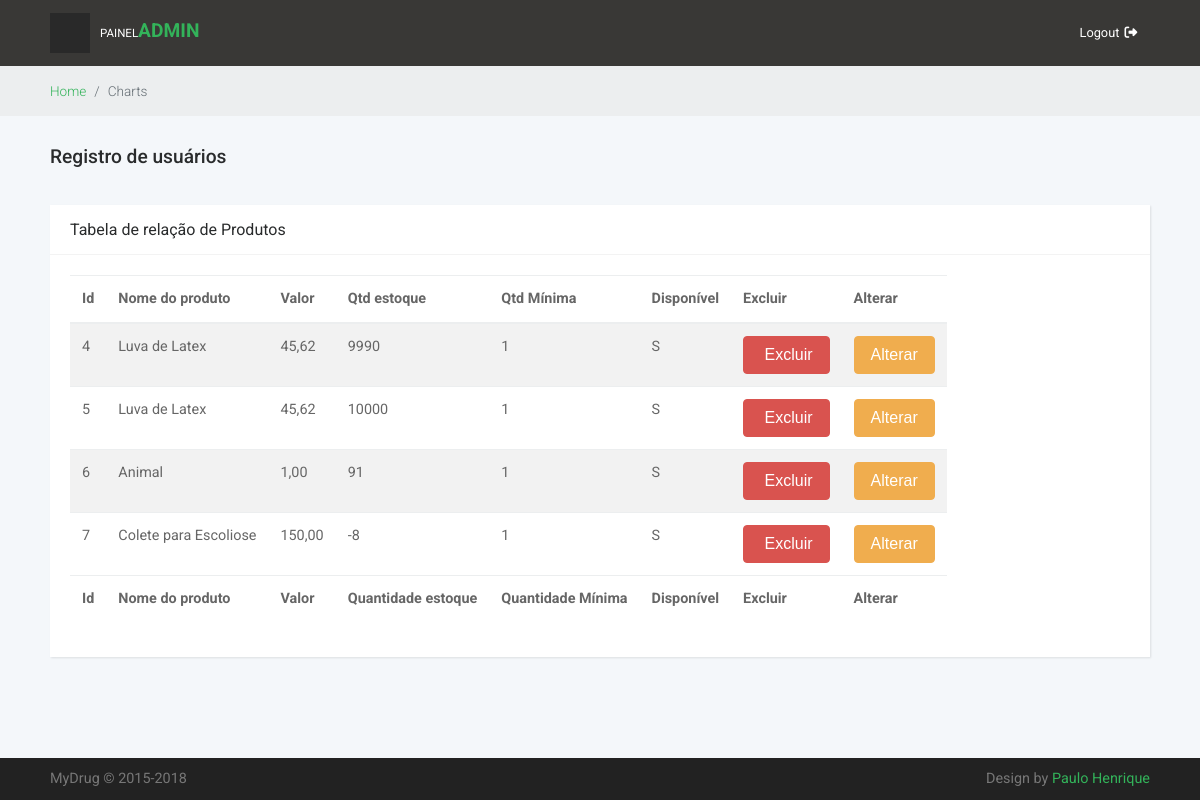
/Farmacia/consultaProduto.php (signed in), run on an earlier commit of the app's database.
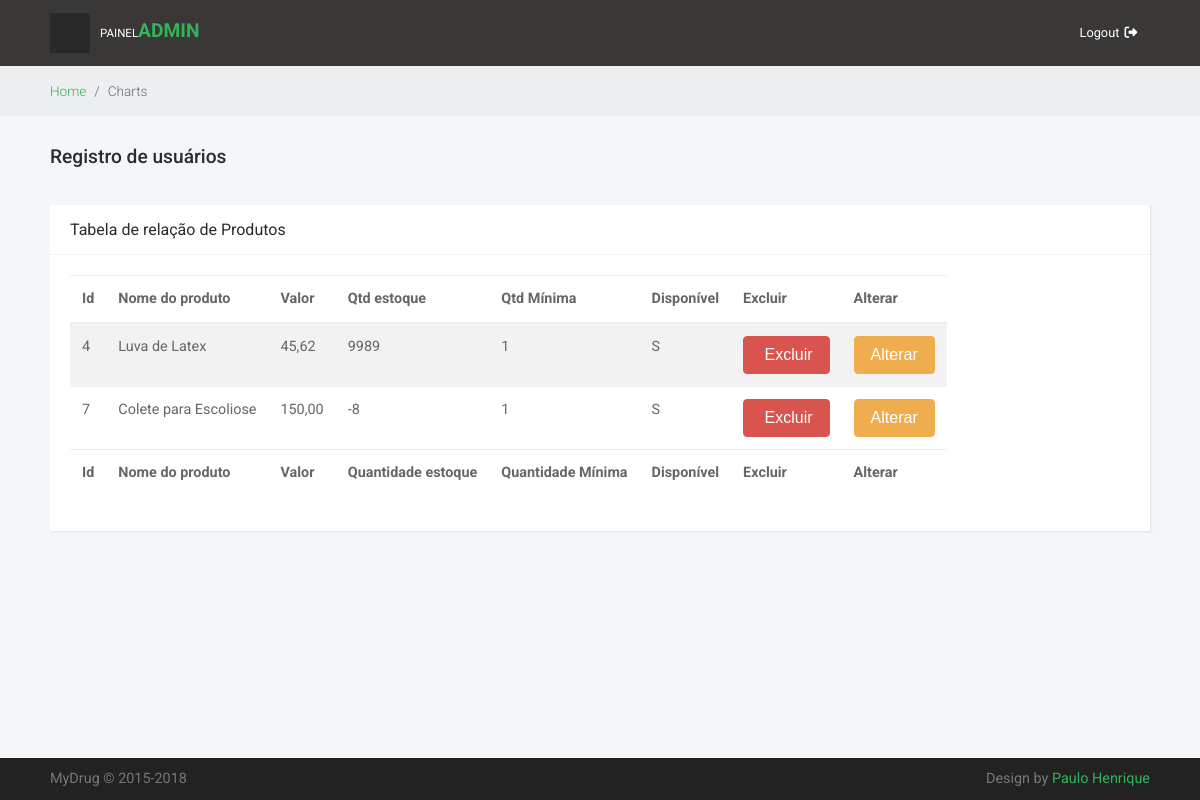
And on a later commit of the database.
### tables this page shows
CREATE TABLE `produtos` (
  `id_produto` int(11) NOT NULL,
  `id_categoria` int(10) NOT NULL,
  `id_empresa` int(11) NOT NULL,
  `nome` varchar(255) NOT NULL,
  `valor` varchar(50) NOT NULL,
  `foto_principal` varchar(255) NOT NULL,
  `quantidade` int(15) NOT NULL,
  `quantidade_minima` int(15) NOT NULL,
  `descricao` text NOT NULL,
  `data_cadastro` datetime DEFAULT NULL,
  `disponivel` enum('S','N') DEFAULT 'N'
);

### Farmacia/consultaProduto.php (the view, shortened to what this page needs)
<?php include("inicio.php"); include ("../conexao.php");
?>
      <div class="breadcrumb-holder">
        <div class="container-fluid">
          <ul class="breadcrumb">
            <li class="breadcrumb-item"><a href="index.php">Home</a></li>
            <li class="breadcrumb-item active">Charts</li>
          </ul>
        </div>
      </div>
      <section class="charts">
        <div class="container-fluid">
          <header>
            <h1 class="h3">Registro de usuários</h1>
          </header>
          <div class="row">
            <div class="col-lg-12">
              <div class="card">
                <div class="card-header d-flex align-items-center">
                  <h2 class="h5 display">Tabela de relação de Produtos</h2>
                </div>
                <div class="card-block">
                  <table class="table table-responsive table-striped table-hover" id="example" class="display" cellspacing="0" width="100%">
                    <thead>
                      <tr>
                        <th>Id</th>
                        <th>Nome do produto</th>
                        <th>Valor</th>
                        <th>Qtd estoque</th>
                        <th>Qtd Mínima</th>
                        <th>Disponível</th>
                        <th>Excluir</th>
                        <th>Alterar</th>
                      </tr>
                    </thead>
                      <tfoot>
                        <tr>
                        <th>Id</th>
                        <th>Nome do produto</th>
                        <th>Valor</th>
                        <th>Quantidade estoque</th>
                        <th>Quantidade Mínima</th>
                        <th>Disponível</th>
                        <th>Excluir</th>
                        <th>Alterar</th>
                      </tr>
                      </tfoot>
				<tbody>
					<?php
						$id_empresa = $_SESSION['id_empresa'];
						$sql = "select * from produtos where id_empresa='$id_empresa'";
						$resultado = $conexao->query($sql);
						while($linha = $resultado->fetch_object())
						{
							echo "<tr>
									<td>$linha->id_produto</td>
									<td>$linha->nome</td>
									<td>$linha->valor</td>
									<td>$linha->quantidade</td>
									<td>$linha->quantidade_minima</td>
									<td>$linha->disponivel</td>
									<td><button type=\"button\"  class=\"btn btn-danger btn_excluir\" id=\"$linha->id_produto\"><span class=\"glyphicon glyphicon-remove\"></span> Excluir</button></td>
									<td><a href=\"alterarProduto.php?id=$linha->id_produto\"><button type='button' class='btn btn-warning'>Alterar</button></a></td>
								  </tr>";
						}
					?>
                      </tbody>
                  </table>
                </div>
              </div>
            </div>
          </div>
        </div>
      </section>
	<?php include("fim.php"); ?>

What changed in the data, as far as the page shows it:
removed produtos: id_produto "5", nome "Luva de Latex", valor "45,62", quantidade "10000", quantidade_minima "1", disponivel "S"
removed produtos: id_produto "6", nome "Animal", valor "1,00", quantidade "91", quantidade_minima "1", disponivel "S"
changed produtos "Luva de Latex": quantidade "9990" → "9989"
